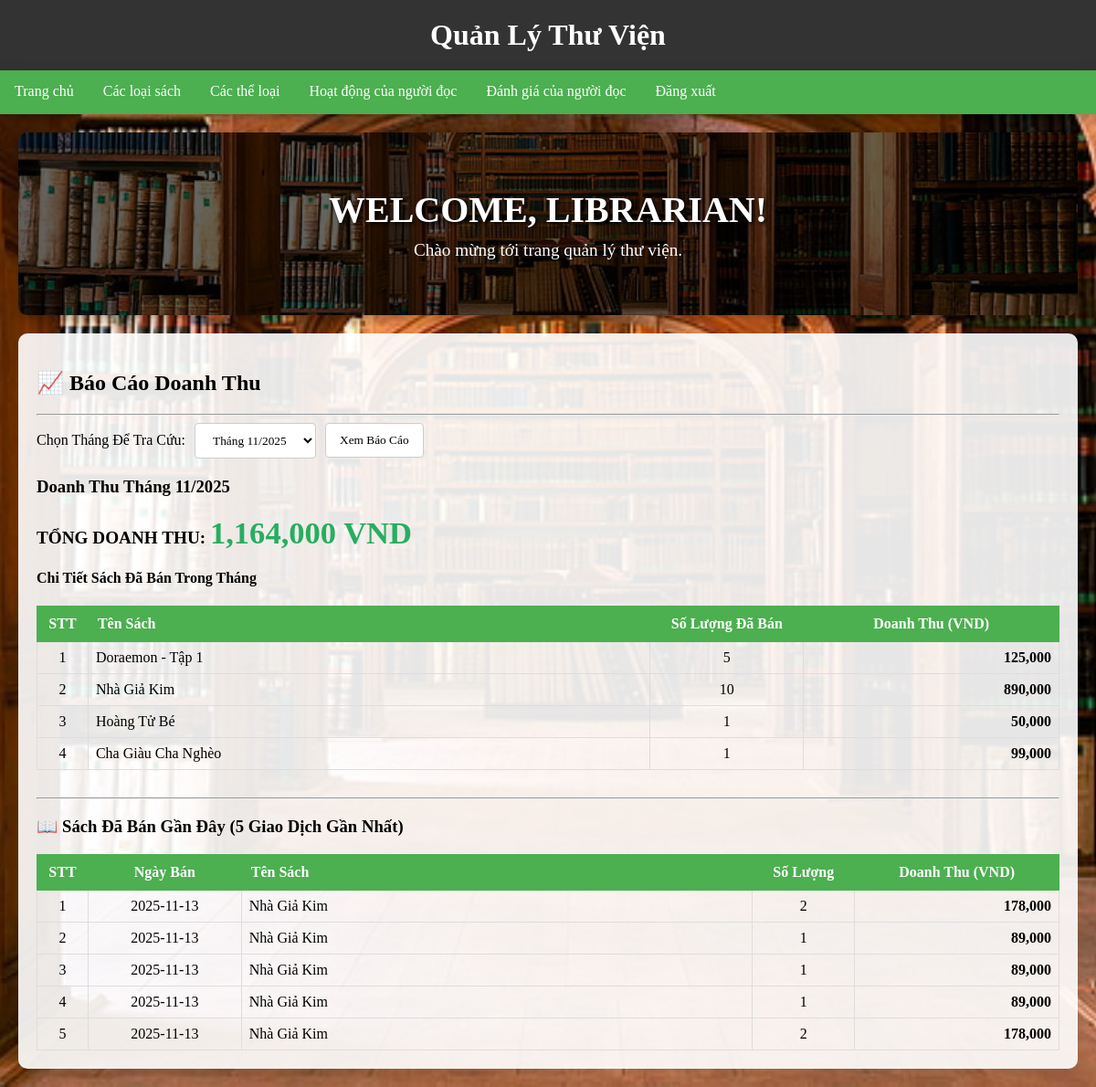
Page /librarian_dashboard (signed in) on the earlier database version.
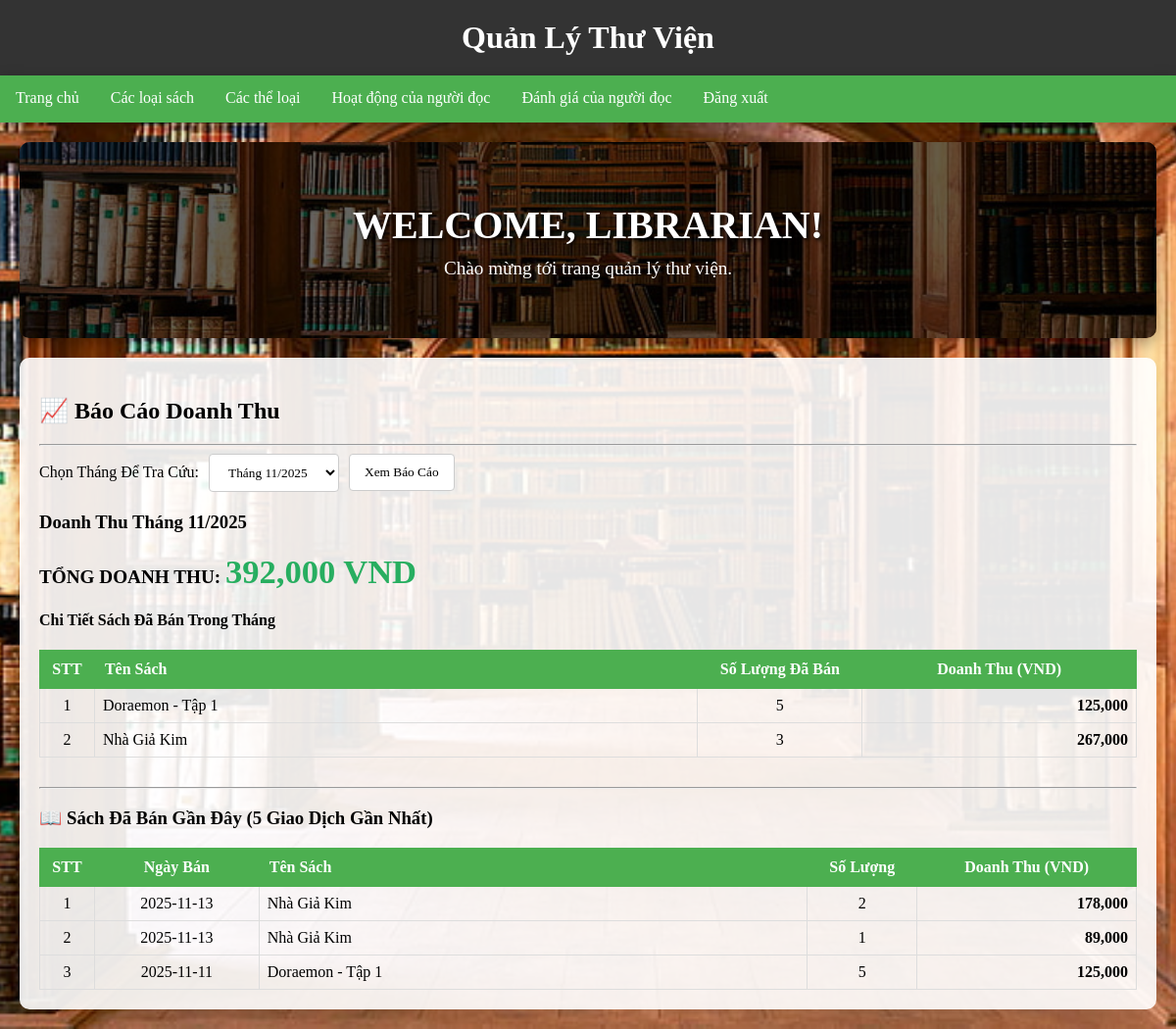
Same page on the later database version.
### application/models.py (models this page shows, shortened)
class Product(db.Model):
    id = db.Column(db.Integer, primary_key=True, autoincrement=True)
    name = db.Column(db.String(255), nullable=False)
    author = db.Column(db.String(255), nullable=True)
    description = db.Column(db.String(255), nullable=True)
    category = db.Column(db.String(255), nullable=True)
    quantity = db.Column(db.Integer, nullable=False)
    price = db.Column(db.Integer, nullable=False)
    category_id = db.Column(db.Integer, db.ForeignKey("category.id"), nullable=False)
    image_url = db.Column(db.String(500), nullable=True)
    detail = db.Column(db.String(3000),nullable=True)

class Order(db.Model):
    id = db.Column(db.Integer, primary_key=True, autoincrement=True)
    order_id = db.Column(db.String(20), unique=True, nullable=False)
    user_id = db.Column(db.Integer, db.ForeignKey('user.id'), nullable=False)
    product_ids = db.Column(db.String(255), nullable=False)
    quantities = db.Column(db.String(255), nullable=False)
    prices = db.Column(db.String(255), nullable=False)
    quantity = db.Column(db.Integer, nullable=False)
    total_price = db.Column(db.Integer, nullable=False)
    status = db.Column(db.String(20), nullable=True, default='Pending')
    issue_date = db.Column(db.String(20), nullable=True)
    return_date = db.Column(db.String(20), nullable=True)

### application/routes.py (the view, shortened to what this page needs)
@app.route('/librarian_dashboard', methods=['GET', 'POST'])
def librarian_dashboard():
    if 'user' not in session or session['user']['role'] not in ('librarian', 'admin'):
        flash("Bạn cần đăng nhập với vai trò Thủ thư hoặc Admin!", "error")
        return redirect(url_for('librarian_login'))
    month_filter = None
    year_filter = None
    revenue_data = get_revenue_data(month_filter, year_filter)
    revenue_data['current_filter_key'] = f"{revenue_data['current_year']:04d}-{revenue_data['current_month']:02d}"
    return render_template('librarian_dashboard.html', **revenue_data)

### templates/librarian_dashboard.html (shortened to what the changed rows need)
<!DOCTYPE html>
<html lang="vi">
<head>
</head>
<body>
    <header>
        <h1>Quản Lý Thư Viện</h1>
    </header>
    <div class="welcome-banner">
        <h2>WELCOME, LIBRARIAN!</h2>
    </div>
    <section>
        <h2>📈 Báo Cáo Doanh Thu</h2>
        <p><strong>TỔNG DOANH THU:</strong>
            <span class="total-revenue">
                {{ "{:,.0f} VND".format(total_revenue) }}
            </span>
        </p>
        {% if revenue_details %}
        <table class="revenue-table">
            <thead>
                <tr>
                    <th style="width: 5%;">STT</th>
                    <th style="text-align: left;">Tên Sách</th>
                    <th style="width: 15%;">Số Lượng Đã Bán</th>
                    <th style="width: 25%;">Doanh Thu (VND)</th>
                </tr>
            </thead>
            <tbody>
                {% for detail in revenue_details %}
                <tr>
                    <td style="text-align: center;">{{ loop.index }}</td>
                    <td style="text-align: left;">{{ detail.name }}</td>
                    <td style="text-align: center;">{{ detail.quantity_sold }}</td>
                    <td style="text-align: right; font-weight: bold;">
                        {{ "{:,.0f}".format(detail.revenue) }}
                    </td>
                </tr>
                {% endfor %}
            </tbody>
        </table>
        {% else %}
        <p>Không có sách nào được bán trong tháng {{ current_month }}/{{ current_year }}.</p>
        {% endif %}
        {% if recent_sales %}
        <table class="revenue-table">
            <thead>
                <tr>
                    <th style="width: 5%;">STT</th>
                    <th style="width: 15%;">Ngày Bán</th>
                    <th style="text-align: left;">Tên Sách</th>
                    <th style="width: 10%;">Số Lượng</th>
                    <th style="width: 20%;">Doanh Thu (VND)</th>
                </tr>
            </thead>
            <tbody>
                {% for sale in recent_sales %}
                <tr>
                    <td style="text-align: center;">{{ loop.index }}</td>
                    <td>{{ sale.date }}</td>
                    <td style="text-align: left;">{{ sale.name }}</td>
                    <td style="text-align: center;">{{ sale.quantity }}</td>
                    <td style="text-align: right; font-weight: bold;">
                        {{ "{:,.0f}".format(sale.revenue) }}
                    </td>
                </tr>
                {% endfor %}
            </tbody>
        </table>
        {% else %}
        <p>Chưa có sách nào được bán gần đây.</p>
        {% endif %}
    </section>
</body>
</html>

Differences in the rows shown:
no longer on this page (row edited): Product: name "Hoàng Tử Bé", quantity_sold "1", revenue "50,000"
no longer on this page (row edited): Product: name "Cha Giàu Cha Nghèo", quantity_sold "1", revenue "99,000"
no longer on this page (row edited): Order: date "2025-11-13"
no longer on this page (row edited): Order: date "2025-11-13"
no longer on this page (row edited): Order: date "2025-11-13"
changed Product "Nhà Giả Kim": quantity_sold "10" → "3"; revenue "890,000" → "267,000"
now on this page (row unchanged): Order: date "2025-11-11"
Other differences:
{{ "{:,.0f} VND".format(total_revenue) }}: "1,164,000 VND" → "392,000 VND"
new list line: "3 5 125,000"
new list line: "Doraemon - Tập 1"
list line gone: "3 1 89,000"
list line gone: "Nhà Giả Kim"
list line gone: "4 1 89,000"
list line gone: "5 2 178,000"
